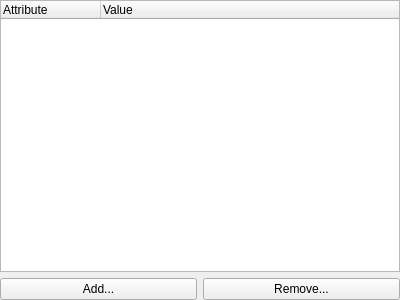
<?xml version="1.0" encoding="UTF-8"?>
<ui version="4.0">
 <class>CItemAttributeEditor</class>
 <widget class="QWidget" name="CItemAttributeEditor">
  <property name="geometry">
   <rect>
    <x>0</x>
    <y>0</y>
    <width>400</width>
    <height>300</height>
   </rect>
  </property>
  <property name="windowTitle">
   <string>Form</string>
  </property>
  <layout class="QVBoxLayout" name="verticalLayout">
   <property name="leftMargin">
    <number>0</number>
   </property>
   <property name="topMargin">
    <number>0</number>
   </property>
   <property name="rightMargin">
    <number>0</number>
   </property>
   <property name="bottomMargin">
    <number>0</number>
   </property>
   <item>
    <widget class="QTreeWidget" name="Editor">
     <property name="editTriggers">
      <set>QAbstractItemView::NoEditTriggers</set>
     </property>
     <property name="alternatingRowColors">
      <bool>true</bool>
     </property>
     <property name="allColumnsShowFocus">
      <bool>true</bool>
     </property>
     <attribute name="headerCascadingSectionResizes">
      <bool>true</bool>
     </attribute>
     <column>
      <property name="text">
       <string notr="true">Attribute</string>
      </property>
     </column>
     <column>
      <property name="text">
       <string>Value</string>
      </property>
     </column>
    </widget>
   </item>
   <item>
    <layout class="QHBoxLayout" name="horizontalLayout">
     <item>
      <widget class="QPushButton" name="AddButton">
       <property name="text">
        <string>Add...</string>
       </property>
      </widget>
     </item>
     <item>
      <widget class="QPushButton" name="RemoveButton">
       <property name="text">
        <string>Remove...</string>
       </property>
      </widget>
     </item>
    </layout>
   </item>
  </layout>
 </widget>
 <resources/>
 <connections/>
</ui>
